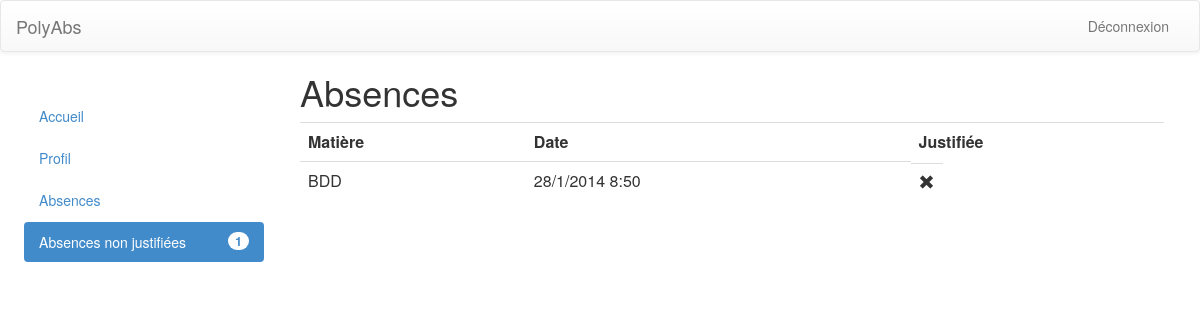
/list/tojustify/ (signed in), run on an earlier commit of the app's database.
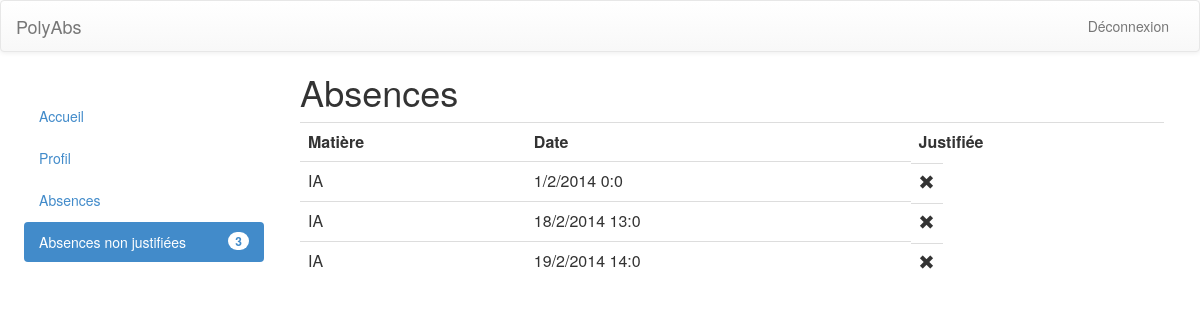
And on a later commit of the database.
### accounts/models.py (models this page shows, shortened)
class Utilisateur(models.Model):
	user = models.OneToOneField(User)
	class Meta:
		abstract = True

class Etudiant(Utilisateur):
	annee = models.ForeignKey(Annee, on_delete=models.SET_NULL, null = True)
	@property
	def toJustify(self):
		return Absence.objects.filter(etudiant=self, justificatif=None).count()

class Absence(models.Model):
	date = models.DateTimeField()
	matiere = models.ForeignKey(Matiere)
	etudiant = models.ForeignKey(Etudiant)
	justificatif = models.ForeignKey(Justificatif, blank=True, null=True)

class Matiere(models.Model):
	nom = models.CharField(max_length=200)
	annee = models.ForeignKey(Annee)
	chargeDeMatiere = models.ManyToManyField(Enseignant)

### saisie_absences/views.py (the view, shortened to what this page needs)
# urls.py: url(r'^list/tojustify/$', AbsencesView.as_view(toJustify=True), name='list_tojustify'),
class AbsencesView(ListView):
	model = Absence
	template_name = 'saisie_absences/list.html'
	context_object_name = 'absences'
	paginate_by = 20
	toJustify = False
	year = False
	department = False
	def get_queryset(self, arg):
		if self.request.user.groups.filter(pk=1).exists():
			user = Etudiant.objects.get(user=self.request.user)
			absences = Absence.objects.filter(etudiant=user).order_by('date')
		elif self.request.user.groups.filter(pk=2).exists():
			absences = Absence.objects.all().order_by('date')
		if self.toJustify:
			absences = absences.filter(justificatif=None)
		return absences
	def get(self, request, arg=None):
		absences = self.get_queryset(arg)
		return render(self.request, self.template_name, {
			'absences': absences,
			})

### accounts/templatetags/active.py (called while the page is built)
@register.simple_tag(takes_context=True)
def active(context, pattern_or_urlname):
    try:
        pattern = '^' + reverse(pattern_or_urlname) + '$'
    except NoReverseMatch:
        pattern = pattern_or_urlname
    path = context['request'].path
    if re.search(pattern, path):
        return 'active'
    return ''

### saisie_absences/templates/saisie_absences/list.html
{% extends "saisie_absences/index.html" %}
{% block content %}
<h1>Absences</h1>
<table class="table">
	<tr>
		<th>Matière</th>
		<th>Date</th>
		<th>Justifiée</th>
	</tr>
{% for abs in absences %}
	<tr>
    	<td>{{ abs.matiere.nom }}</td>
    	<td>{{ abs.date.day }}/{{ abs.date.month }}/{{ abs.date.year }} {{ abs.date.hour }}:{{ abs.date.minute }}</td>
    	<td class="glyphicon
    		{% if abs.justificatif %}
			glyphicon-ok
			{% else %}
			glyphicon-remove
			{% endif %}"></td>
    </tr>
{% empty %}
    <tr>
    	<td colspan=2>Aucune absence.</td>
    </tr>
{% endfor %}
</table>
{% endblock %}

### saisie_absences/templates/saisie_absences/index.html (shortened to what this page needs)
{% load active %}
<html>
<head>
	{% load staticfiles %}
	<link rel="stylesheet" href="{% static 'css/bootstrap.min.css' %}">
	<link rel="stylesheet" href="{% static 'css/bootstrap-theme.min.css' %}">
	<link rel="stylesheet" href="{% static 'css/bootstrap-datetimepicker.min.css' %}">
	<link rel="stylesheet" href="{% static 'css/chosen.css' %}">
	<link rel="stylesheet" href="{% static 'css/index.css' %}">
</head>
<body>
	<nav role="navigation" class="navbar navbar-default">
		<div class="container-fluid">
			<div class="navbar-header">
				<a href="" class="navbar-brand">PolyAbs</a>
			</div>
	        <div class="navbar-right">
	        	<ul class="nav navbar-nav">
					<li><a href="{% url 'accounts:logout' %}">Déconnexion</a></li>
				</ul>
	        </div>
		</div>
	</nav>
	<ul class="nav nav-pills nav-stacked" style="width: 20%;margin:2%;float:left">
		<li class="{% active 'saisie:index' %}"><a href="{% url 'saisie:index' %}">Accueil</a></li>
		{% if user.is_authenticated %}
			<li class="{% active 'accounts:index' %}"><a href="{% url 'accounts:index' %}">Profil</a></li>
		{% else %}
			<li class="{% active 'accounts:login' %}"><a href="{% url 'accounts:login' %}">Connexion</a></li>
		{% endif %}
		{% for group in user.groups.all %}
			{% if group.id == 1 %}
				<li class="{% active 'saisie:list' %}"><a href="{% url 'saisie:list' %}">Absences</a></li>
				<li class="{% active 'saisie:list_tojustify' %}"><a href="{% url 'saisie:list_tojustify' %}"><span class="badge pull-right">{{ user.etudiant.toJustify }}</span>Absences non justifiées</a></li>
			{% elif group.id == 3 %}
				<li class="{% active 'saisie:saisie' %}"><a href="{% url 'saisie:saisie' %}">Ajouter des absences</a></li>
				<li class="{% active 'saisie:list' %}"><a href="{% url 'saisie:list' %}">Consulter les absences</a></li>
			{% endif %}
		{% endfor %}
	</ul>
	<section style="width: 72%; margin-left:25%;">
		{% block content %}{% endblock %}
	</section>
</body>
</html>

What changed in the data, as far as the page shows it:
no longer on this page (row edited): Absence: matiere.nom "BDD", date.day "28", date.month "1", date.year "2014", date.hour "8", date.minute "50"
now on this page (row edited): Absence: matiere.nom "IA", date.day "1", date.month "2", date.year "2014", date.hour "0", date.minute "0"
now on this page (row edited): Absence: matiere.nom "IA", date.day "18", date.month "2", date.year "2014", date.hour "13", date.minute "0"
added Absence: matiere.nom "IA", date.day "19", date.month "2", date.year "2014", date.hour "14", date.minute "0"
Also different on the page:
{{ user.etudiant.toJustify }}: "1" → "3"
